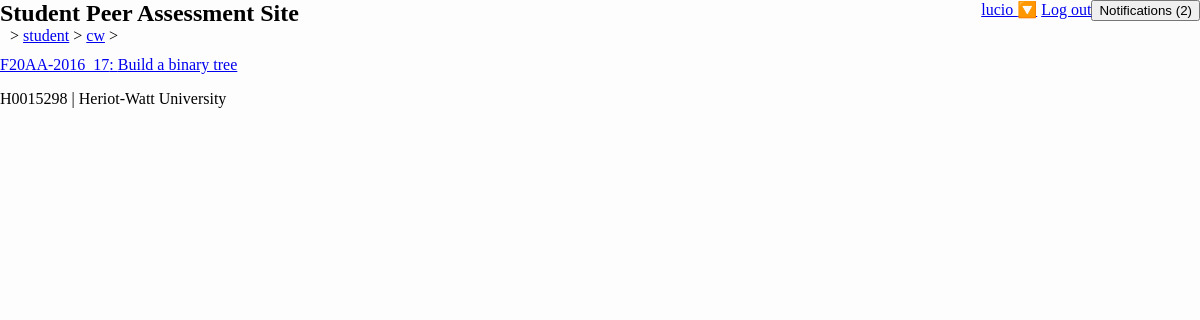
Screenshot of /student/cw/ (signed in) with the database file from the repository.
### student/models.py (models this page shows)
class Course(m.Model):
    name = m.CharField(max_length=128)
    code = m.SlugField(max_length=32, unique=True)

class Coursework(m.Model):
    name = m.CharField(max_length=128)
    descriptor = m.URLField()
    course = m.ForeignKey(Course, m.CASCADE)
    state = m.CharField(max_length=1,
                        choices=CourseworkState.POSSIBLE_STATES,
                        default=CourseworkState.INVISIBLE)
    def is_visible(self):
        return self.state != CourseworkState.INVISIBLE

### student/views.py (the view)
# urls.py: url('cw/(?P<cw>[0-9a-zA-Z\-_]*)', views.detail_coursework, name='cw'),
@login_required()
def detail_coursework(request, cw=None):
    if cw is None or cw == "":
        available = retrieve_coursework(request)
        return render(request, 'student/choose_coursework.html', {'courseworks': available})
    return single_coursework(request, cw)

### student/permission.py (called while the page is built)
def can_view_coursework(user, coursework):
    is_enrolled = m.EnrolledUser.objects.filter(login=user).filter(course=coursework.course)
    if is_enrolled.count() != 1:
        return False
    return True if is_teacher(user) else coursework.is_visible()

def is_teacher(user):
    teacher_group = Group.objects.get(name="teacher")
    return teacher_group in user.groups.all()

### student/views.py (called while the page is built)
def retrieve_coursework(request):
    logged_in_user = request.user
    enrolled_courses = m.EnrolledUser.objects.filter(login=logged_in_user).values('course')
    courses_for_user = m.Course.objects.filter(id__in=enrolled_courses)
    all_courseworks_for_user = m.Coursework.objects.filter(course__in=courses_for_user)
    visible_courseworks = []
    for item in all_courseworks_for_user:
        if p.can_view_coursework(logged_in_user, item):
            visible_courseworks.append((item.id, item.state, item.course.code, item.name))
    return visible_courseworks

### templates/student/choose_coursework.html (shortened to what this page needs)
{% extends "student/base.html" %}
{% block content %}
    {% if courseworks %}
        {% for id, state, course, title in courseworks %}
            <p><a href="/student/cw/{{ id }}" class="coursework coursework_{{ state }}"
            >{{ course }}:
                {{ title }}</a></p>
        {% endfor %}
    {% else %}
        <div>No courseworks available right now</div>
    {% endif %}
{% endblock %}

### templates/student/base.html (shortened to what this page needs)
{% load static %}
<!DOCTYPE html>
<html lang="en">
<head>
    <link rel="stylesheet" type="text/css" href="{% static "student/css/main.css" %}" />
    <link rel="stylesheet" type="text/css" href="{% static "student/css/feedback.css" %}" />
    <link rel="stylesheet" type="text/css" href="{% static "student/css/notify_box.css" %}" />
</head>
<body>
    {% block header %}
        <nav>
            <div id="nav_title">
                <h1>{% block headertitle %}Student Peer Assessment Site{% endblock %}</h1>
                <div id="breadcrumbs"></div>
            </div>
            <button id="note_count" onclick="toggle_notes_status()">Notifications (0)</button>
            {% if request.user %}
                <div id="userMenu">
                    <a href="#userMenu">{{ request.user }} 🔽</a>
                    <a href="{% url 'logout'%}">Log out</a>
                </div>
            {% else %}
                <div id="userMenu"><a href="#userMenu">Not logged in</a></div>
            {% endif %}
        </nav>
    {% endblock %}
    <main>
        {% block content %}{% endblock %}
    </main>
    {% block footer %}
        <footer>H0015298 | Heriot-Watt University</footer>
    {% endblock %}
</body>
</html>

### student/static/student/css/main.css (style rules this page uses)
html, body { padding: 0; margin: 0 auto; background: #fdfdfd; font-family: Georgia, 'Nimbus Roman No9 L', serif; min-height: 100%; width: 100%; max-width: 1800px; }
nav { width: 100%; height: 40px; margin-bottom: 15px; }
#nav_title { float: left; margin: 0; height: 40px; }
#nav_title h1 { margin: 0; }
#nav_title div { float: left; margin-left: 10px; }
nav div { float: right; }
footer { margin-top: 15px; width: 100%; height: 20px; }
main { height: calc(100% - 40px - 20px) }

### student/static/student/css/notify_box.css (style rules this page uses)
#note_count { float: right; }

### rows the page displays
Course: courseworks "F20AA-2016_17"
Coursework: courseworks "Build a binary tree"

### other values shown
{{ request.user }} "lucio"
